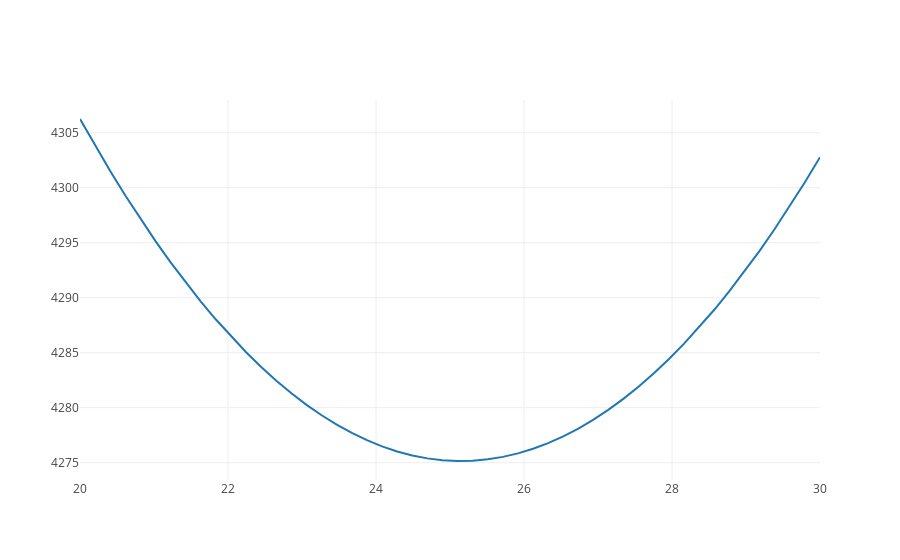

Notebook source saved alongside this figure:
### Code cell
trace = go.Scatter(x = x, y = Q(x,(850-5*x)/12))
data = [trace]
iplot(data)
